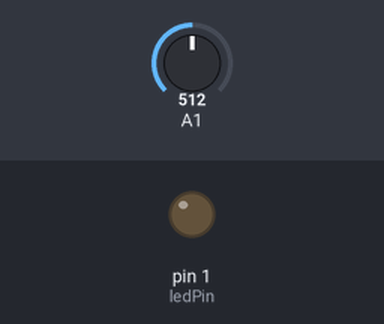
The sketch below on a simulated Arduino Uno, built with avr-gcc and run on an emulated ATmega328P. Shown: output pins drawn as LEDs (lit = HIGH). Inputs (shaded band) come from the test bench; at power-on: A1 = 512.

Above: at 1.2 s.
1.3 s: A1 set to 800
2.8 s: A1 set to 828
At 3.9 s:
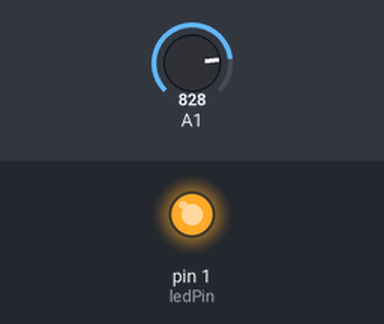
4.3 s: A1 set to 716
At 5.1 s:
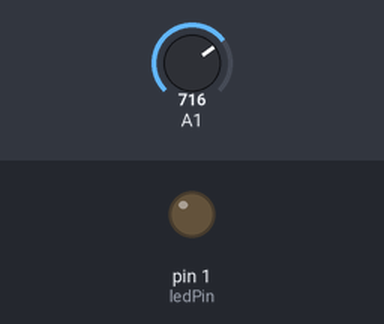
5.8 s: A1 set to 900
At 6.2 s:
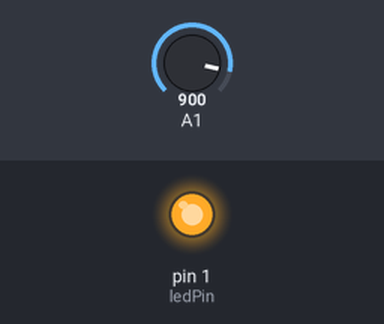
Timing chart, 0 to 8.3 s (numbered marks = the images above; inputs shaded):
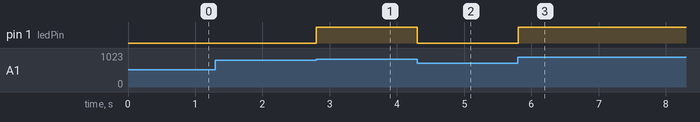

The sketch:

HTPinPotentiometer.ino
```cpp
//Globals
int distance = 0;
int sensorVal = 0;
int sonarVal = 0;
float finalPot = 0;

//Pins
int potPin = 2;
int ledPin = 1;

void setup() {
  pinMode(potPin, INPUT);
  pinMode(ledPin, OUTPUT);
}

void loop() {

  for (int i = 0; i < 10; i++) {
    float pot = analogRead(1);
    float value = map(pot, 0, 1023, 0, 5);
    finalPot = finalPot + value;
  }

  finalPot = finalPot / 10;

  if (finalPot > 4) {
    digitalWrite(1, HIGH);
  }

  else {
    digitalWrite(1, LOW);
  }
}
```

Measured:
- the behaviour switches between 818 and 819 on A1 (found by bisection; images 0 and 1)
- after the input at 1.3 s, every drawn part: stays the same
- after the input at 2.8 s, pin 1 (ledPin): LOW → HIGH at once
- after the input at 4.3 s, pin 1 (ledPin): HIGH → LOW at once
- after the input at 5.8 s, pin 1 (ledPin): LOW → HIGH at once
